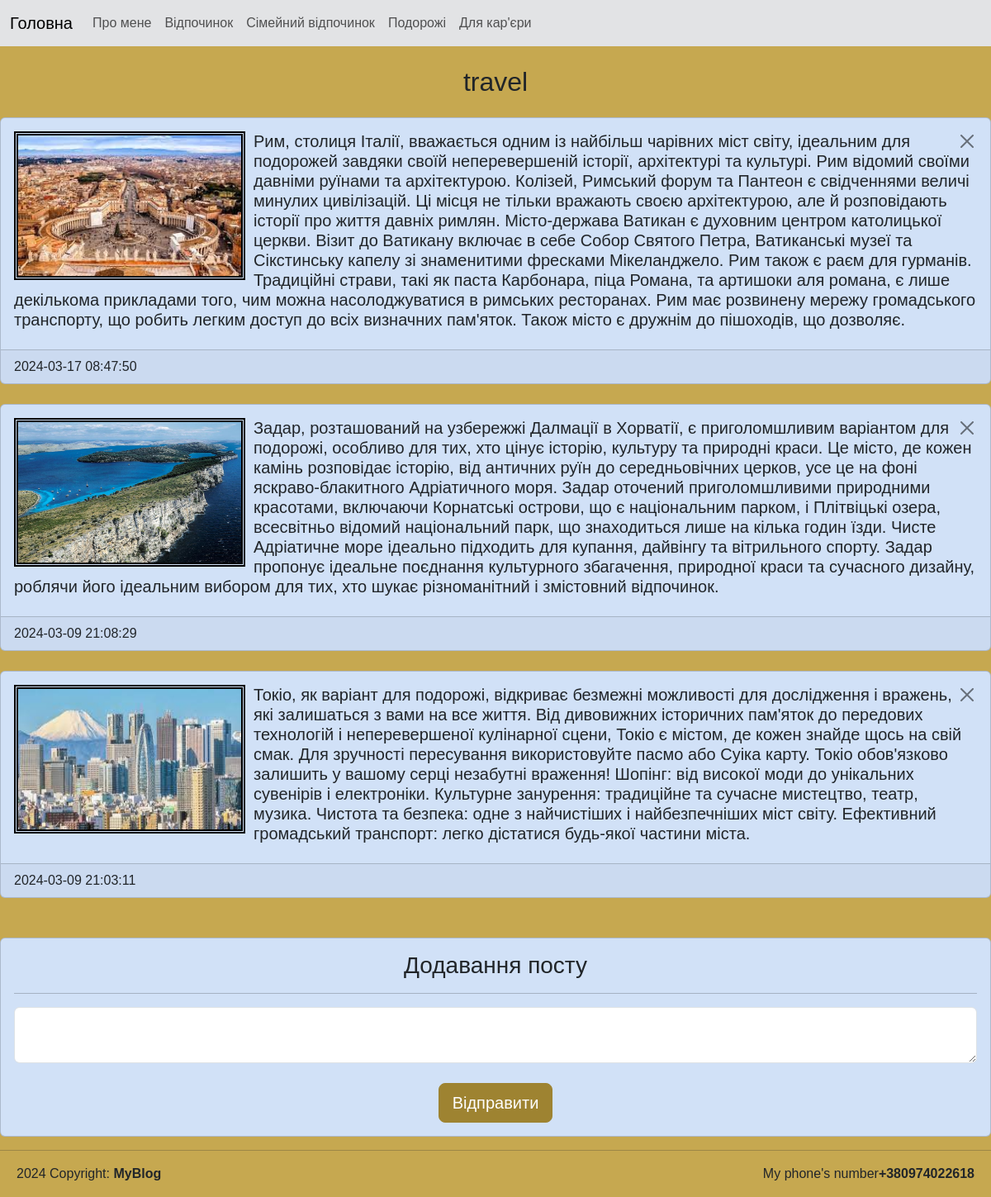
The app's page /post/category/travel with its own data.
### tables this page shows
CREATE TABLE category(
	category_id INTEGER PRIMARY KEY AUTOINCREMENT,
	category_name TEXT
	);

CREATE TABLE post(
	post_id INTEGER PRIMARY KEY AUTOINCREMENT,
	category_id INTEGER NOT NULL,
	post_text TEXT,
	post_datetime TEXT NOT NULL DEFAULT CURRENT_TIMESTAMP,
	FOREIGN KEY (category_id) REFERENCES category(category_id)
ON UPDATE CASCADE ON DELETE CASCADE 	
);

### main.py (the view)
@app.route('/post/category/<category_name>', methods=["GET", "POST"])
def post_category(category_name):
    category_id = db.getIdByCategory(category_name)
    if request.method == "GET":
        posts = db.getPostsByCategory(category_name)
    if request.method == "POST":
        db.addPost(request.form["category_id"], request.form["post"])
        posts = db.getPostsByCategory(category_name)
        return redirect(f"/post/category/{category_name}")
    return render_template("post_category.html",category_name=category_name,
    category_id=category_id,
    posts=posts)

### db_scripts.py (called while the page is built)
def open():
    global connection, cursor
    connection = sqlite3.connect(db_name)
    cursor = connection.cursor()

def close():
    cursor.close()
    connection.close()

def getIdByCategory(category_name):
    open()
    cursor.execute(''' SELECT category_id FROM category WHERE category_name = (?)
    ''',[category_name])
    category_id = cursor.fetchone()[0]
    close()
    return category_id

def getPostsByCategory(category_name):
    open()
    cursor.execute('''
        SELECT * FROM post, category WHERE category_name = (?)
        AND post.category_id = category.category_id
        ORDER BY post_datetime  DESC

     ''', [category_name])
    posts = cursor.fetchall()
    close()
    return posts

### templates/post_category.html (shortened to what this page needs)
{% extends "index.html" %}
{%block content%}
<h2 class="my-4 ms -3 category-header">{{category_name}}</h2>
<section class="category_content">
    <div>
        {%for post in posts%}
        <div class="card my-4 bolder">
          <div class="card-body">
            <a href="/post/delete/{{post[0]}}/{{category_name}}" onclick="return confirm('Видалити пост?')">          <button  type="button" class="btn-close" data-bs-dismiss="alert" aria-label="Close" style="float: right"></button>
            </a>
              <image class="post-image" src="/static/{{post[0]}}.jpg" alt="{{post[0]}}" width="280px" height="180px">
              <h5 class="card-title">{{post[2]}}</h5>
          </div>
          <footer class="card-footer">{{post[3]}}</footer>
        </div>
        {%endfor%}
        </div>
        <div class="card mt-5 bolder">
            <div class="card-body">
              <div class="add">
                <h3 class="card-title">Додавання посту</h3>
              </div>
              <hr>
              <form method="POST">
                  <textarea name="post" class="form-control post-input"></textarea><br>
                  <div class="add"><input type="submit" class="btn btn-primary btn-lg go" value="Відправити"></div>
              </form>
            </div>
          </div>
</section>
{% endblock %}

### static/style.css (style rules this page uses)
body { background-color: rgb(198, 168, 80); font-family: Arial, Helvetica, sans-serif; }
.post-image { float: left; border: 5px double black; margin-right: 10px; }
.category-header { font-size: xx-large; font-family: Impact, Haettenschweiler, 'Arial Narrow Bold', sans-serif; text-align: center; }
.post-input { font-size: large; }
.add { text-align: center; }
.go { background-color: rgb(158, 131, 49); border-color: rgb(158, 131, 49); }
.bolder { background-color: rgb(209, 225, 247); }

### records on screen
category: category_name "travel"
post: shows a picture, post_text "Рим, столиця Італії, вважається одним із найбільш чарівних міст світу, ідеальним для подорожей завдяки своїй неперевершеній історії, архітектурі та культурі. Рим відомий своїми давніми руїнами та архітектурою. Колізей, Римський форум та Пантеон є свідченнями величі минулих цивілізацій. Ці місця не тільки вражають своєю архітектурою, але й розповідають історії про життя давніх римлян. Місто-держава Ватикан є духовним центром католицької церкви. Візит до Ватикану включає в себе Собор Святого Петра, Ватиканські музеї та Сікстинську капелу зі знаменитими фресками Мікеланджело. Рим також є раєм для гурманів. Традиційні страви, такі як паста Карбонара, піца Романа, та артишоки аля романа, є лише…", post_datetime "2024-03-17 08:47:50"
post: shows a picture, post_text "Задар, розташований на узбережжі Далмації в Хорватії, є приголомшливим варіантом для подорожі, особливо для тих, хто цінує історію, культуру та природні краси. Це місто, де кожен камінь розповідає історію, від античних руїн до середньовічних церков, усе це на фоні яскраво-блакитного Адріатичного моря. Задар оточений приголомшливими природними красотами, включаючи Корнатські острови, що є національним парком, і Плітвіцькі озера, всесвітньо відомий національний парк, що знаходиться лише на кілька годин їзди. Чисте Адріатичне море ідеально підходить для купання, дайвінгу та вітрильного спорту. Задар пропонує ідеальне поєднання культурного збагачення, природної краси та сучасного дизайну,…", post_datetime "2024-03-09 21:08:29"
post: shows a picture, post_text "Токіо, як варіант для подорожі, відкриває безмежні можливості для дослідження і вражень, які залишаться з вами на все життя. Від дивовижних історичних пам'яток до передових технологій і неперевершеної кулінарної сцени, Токіо є містом, де кожен знайде щось на свій смак. Для зручності пересування використовуйте пасмо або Суіка карту. Токіо обов'язково залишить у вашому серці незабутні враження! Шопінг: від високої моди до унікальних сувенірів і електроніки. Культурне занурення: традиційне та сучасне мистецтво, театр, музика. Чистота та безпека: одне з найчистіших і найбезпечніших міст світу. Ефективний громадський транспорт: легко дістатися будь-якої частини міста.", post_datetime "2024-03-09 21:03:11"
